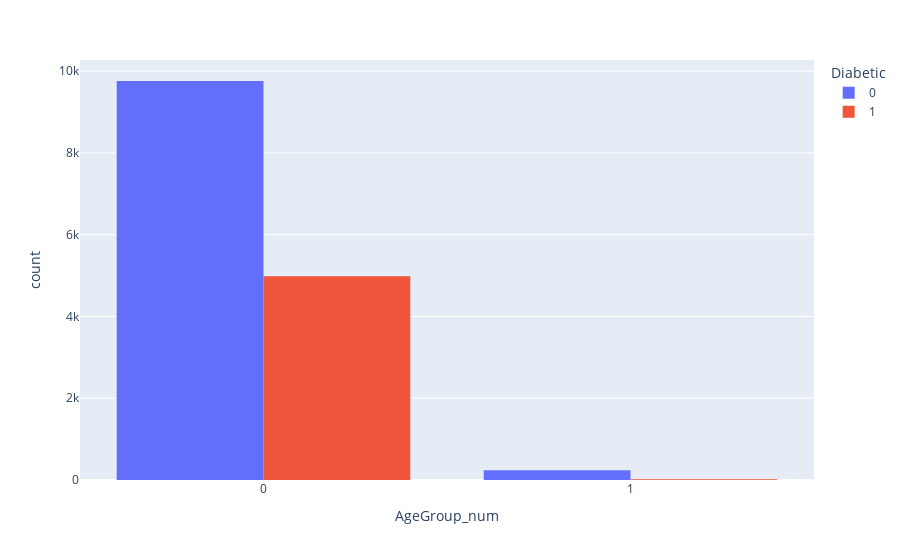

Notebook code cell kept with this figure:
### Code cell
def agegroup_to_numeric(x):
    
    if x == "Adult":
        return 0
    else:
        return 1

diabetes["AgeGroup_num"] = diabetes.AgeGroup.apply(agegroup_to_numeric)
print(diabetes.groupby("AgeGroup_num").Diabetic.count())
print(diabetes.dtypes)
px.histogram(diabetes, "AgeGroup_num", color="Diabetic", barmode= "group")

### Figure 1 — Plotly figure (JSON) as saved in the notebook; plotly's stock layout.template omitted (floating-point values rounded to 4 significant figures; data arrays with more than 128 entries replaced by an {"elided": "..."} marker saying what was removed)
{"data": [{"alignmentgroup": "True", "bingroup": "x", "hovertemplate": "Diabetic=0<br>AgeGroup_num=%{x}<br>count=%{y}<extra></extra>", "legendgroup": "0", "marker": {"color": "#636efa", "pattern": {"shape": ""}}, "name": "0", "offsetgroup": "0", "orientation": "v", "showlegend": true, "type": "histogram", "x": {"elided": "10000 int values"}, "xaxis": "x", "yaxis": "y"}, {"alignmentgroup": "True", "bingroup": "x", "hovertemplate": "Diabetic=1<br>AgeGroup_num=%{x}<br>count=%{y}<extra></extra>", "legendgroup": "1", "marker": {"color": "#EF553B", "pattern": {"shape": ""}}, "name": "1", "offsetgroup": "1", "orientation": "v", "showlegend": true, "type": "histogram", "x": {"elided": "5000 int values"}, "xaxis": "x", "yaxis": "y"}], "layout": {"barmode": "group", "legend": {"title": {"text": "Diabetic"}, "tracegroupgap": 0}, "margin": {"t": 60}, "xaxis": {"anchor": "y", "domain": [0, 1], "title": {"text": "AgeGroup_num"}}, "yaxis": {"anchor": "x", "domain": [0, 1], "title": {"text": "count"}}}}
